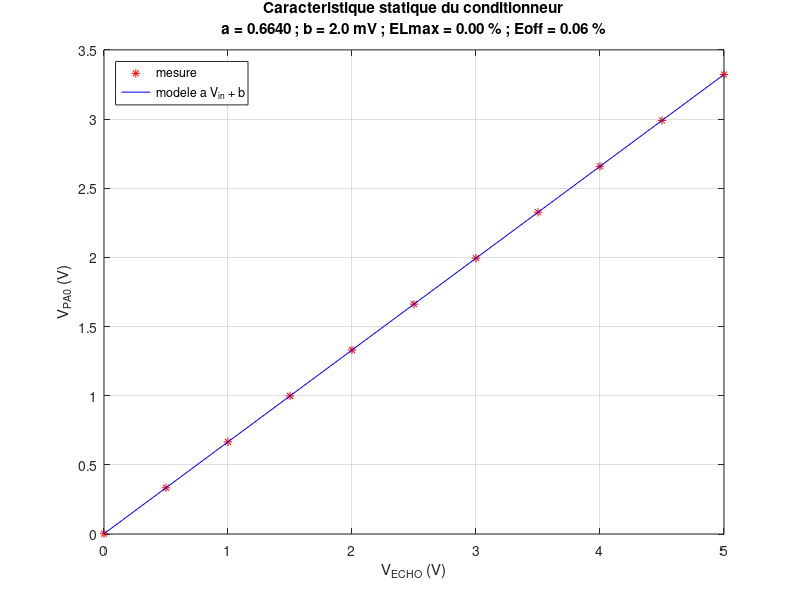
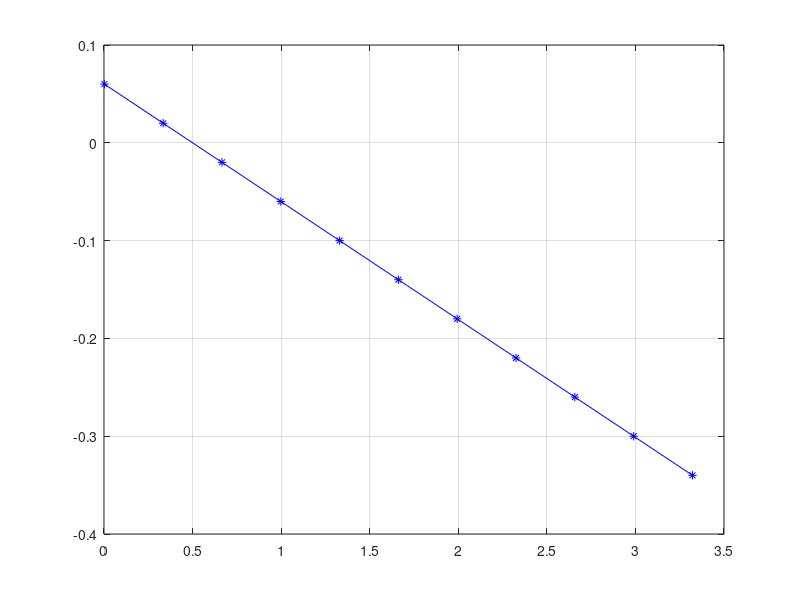

MATLAB code to generate these figures, in order: (Note: this script raises an error after producing the figures.)
clear; clc; close all; rng(7);
set(0, 'DefaultFigurePosition', [100 100 780 480]);

Vcc  = 5;
R1   = 10e3;  R2 = 20e3;
N    = 12;    Nmax = 2^N - 1;
Vref_pcb = 3.3;
Vref_sim = 5.0;
GBW  = 1e6;
SR   = 0.5e6;
Cp   = 20e-12;
Tconv = (55.5+12.5)/12e6;
kModele = 58;
SEUIL = 1000;
v = @(T) 331.3 + 0.606*T;

Vini  = (0:0.5:5)';
R1m = 10.06e3;  R2m = 19.88e3;
Voff = 2e-3;
Voutmi = round((Vini*R2m/(R1m+R2m) + Voff)*1e3)/1e3;
Ncode  = min(round(Voutmi/Vref_pcb*Nmax), Nmax);
Vcalth = Vcc*R2/(R1+R2);
Gn     = Vcalth/Vcc;
Vthi   = Gn*Vini;
Eigm  = (Voutmi - Vthi)/Vcalth;
Egmax = max(abs(Eigm))*100;
p = polyfit(Vini, Voutmi, 1);   a1 = p(1);   b1 = p(2);
Voutmodi = polyval(p, Vini);
Eli   = (Voutmi - Voutmodi)/Vcalth*100;
ELmax = max(abs(Eli));
Eoff  = b1/Vcalth*100;
Sgi   = diff(Voutmi)./diff(Vini);
Sgmoy = sum(Sgi)/(length(Voutmi)-1);
fprintf('\n=== PARTIE 1 : conditionneur (pont diviseur + suiveur) ===\n');
fprintf('Gn theorique = %.4f | a = %.4f | b = %.2f mV | Sgmoy = %.4f V/V\n', Gn, a1, b1*1e3, Sgmoy);
fprintf('Egmax = %.2f %% | ELmax = %.3f %% | Eoff = %.3f %%\n', Egmax, ELmax, Eoff);

figure(1); plot(Vini, Voutmi, 'r*', Vini, Voutmodi, 'b-'); grid on;
xlabel('V_{ECHO} (V)'); ylabel('V_{PA0} (V)'); legend('mesure','modele a V_{in} + b','Location','northwest');
title({'Caracteristique statique du conditionneur', ...
       sprintf('a = %.4f ; b = %.1f mV ; ELmax = %.2f %% ; Eoff = %.2f %%', a1, b1*1e3, ELmax, Eoff)});
figure(2); plot(Voutmi, Eigm*100, 'b*-'); grid on; yline(0,'k:');
xlabel('V_{PA0} (V)'); ylabel('Eigm (%)'); title(sprintf('Erreur de gain : Egmax = %.2f %%', Egmax));
figure(3); plot(Voutmi(1:end-1), Sgi, 'r*-'); grid on; yline(Gn,'k--','Gn theorique');
xlabel('V_{PA0} (V)'); ylabel('Sgi (V/V)'); title(sprintf('Sensibilite : Sgmoy = %.4f V/V', Sgmoy));

Ie  = [0 10 20 25 30 40 50 60 80 100]';
cal_T = 100;
VLM = 10e-3*Ie;
Nc  = round(VLM/Vref_sim*Nmax);
Im_av = Nc*(3300/Nmax)/10;
Im_ap = Nc*(5000/Nmax)/10;
dT_av = Im_av - Ie;   dT_ap = Im_ap - Ie;
ok = Ie > 0;
er_av = dT_av(ok)./Im_av(ok)*100;
Eps_av = dT_av/cal_T*100;   Eps_ap = dT_ap/cal_T*100;
Cl_av = max(abs(Eps_av));   Cl_ap = max(abs(Eps_ap));
Scap = 10e-3;
SCAN_pcb = Nmax/Vref_pcb;   SCAN_sim = Nmax/Vref_sim;
Sg_pcb = Scap*SCAN_pcb;     Sg_sim = Scap*SCAN_sim;
pT = polyfit(Ie, Nc, 1);
fprintf('\n=== PARTIE 2 : chaine de temperature ===\n');
fprintf('Sg = %.2f codes/degC (Vref 3,3 V) | %.2f codes/degC (Vref 5 V) | pente mesuree = %.2f\n', Sg_pcb, Sg_sim, pT(1));
fprintf('Avant correction : erreur de gain %.1f %% | Cl = %.1f %%\n', mean(dT_av(ok)./Ie(ok))*100, Cl_av);
fprintf('Apres correction : dTmax = %.3f degC | Cl = %.3f %%\n', max(abs(dT_ap)), Cl_ap);

figure(4); plot(Ie, Im_av, 'r*-', Ie, Im_ap, 'b*-', Ie, Ie, 'k--'); grid on;
xlabel('Ie : temperature etalon (degC)'); ylabel('Im : indication (degC)');
legend('Vref = 3,3 V dans le code','Vref = 5 V (corrige)','droite ideale','Location','northwest');
title({'Courbe d''etalonnage de la chaine de temperature', ...
       sprintf('Cl avant correction = %.1f %% ; apres = %.2f %%', Cl_av, Cl_ap)});

Ied = [10 20 50 100 150 200 300 400]';
cal_D = 400;
T0  = 25;
jit = Tconv*1e6*(rand(size(Ied)) - rand(size(Ied)));
kT  = 20000/v(T0);
ImA = (Ied*kModele + jit)*v(T0)/20000;
ImB = (Ied*kT      + jit)*v(T0)/20000;
dA = ImA - Ied;  dB = ImB - Ied;
erA = dA./ImA*100;  erB = dB./ImB*100;
ClA = max(abs(dA/cal_D*100));  ClB = max(abs(dB/cal_D*100));
SmoyA = sum(diff(ImA)./diff(Ied))/(length(Ied)-1);
fprintf('\n=== PARTIE 3 : chaine de distance (T = %d degC) ===\n', T0);
fprintf('A (58 us/cm) : Smoy = %.4f | dmax = %.2f cm | Cl = %.2f %%\n', SmoyA, max(abs(dA)), ClA);
fprintf('B (%.2f us/cm) : dmax = %.3f cm | Cl = %.3f %%\n', kT, max(abs(dB)), ClB);

Tl = [0 10 20 30 40]';  d0 = 100;
jit2 = Tconv*1e6*(rand(size(Tl)) - rand(size(Tl)));
kTl  = 20000./v(Tl);
tt   = d0*kTl + jit2;
d_comp = tt.*v(Tl)/20000;
d_fixe = tt.*v(20)/20000;
fprintf('Compensation (d = %d cm) : erreur max sans = %.2f cm | avec = %.3f cm\n', d0, ...
        max(abs(d_fixe-d0)), max(abs(d_comp-d0)));

figure(5); tiledlayout(1,2,'TileSpacing','compact');
nexttile; plot(Ied, ImA, 'r*-', Ied, ImB, 'b*-', Ied, Ied, 'k--'); grid on;
xlabel('Ie (cm)'); ylabel('Im (cm)'); title('Courbe d''etalonnage'); legend('A : 58 us/cm','B : adapte','ideale','Location','northwest');
nexttile; plot(Ied, dA, 'r*-', Ied, dB, 'b*-'); grid on; yline(0,'k:');
xlabel('Ie (cm)'); ylabel('\Delta d = Im - Ie (cm)'); title(sprintf('Cl A = %.2f %% ; Cl B = %.3f %%', ClA, ClB));
figure(6); plot(Tl, d_fixe-d0, 'r*-', Tl, d_comp-d0, 'b*-'); grid on; yline(0,'k:');
xlabel('Temperature T (degC)'); ylabel('erreur de distance (cm)'); legend('sans compensation','avec compensation LM35');
title('Compensation en temperature (d = 100 cm)');

Rth = R1*R2/(R1+R2);   f1 = 1/(2*pi*Rth*Cp);   f2 = GBW;
f   = logspace(2, 8, 600);
H   = Gn ./ ((1+1j*f/f1).*(1+1j*f/f2));
Gb1 = 20*log10(abs(H));   ph = angle(H)*180/pi;
G0  = 20*log10(Gn);
i3  = find(Gb1 <= G0-3, 1);
fc  = 10^(log10(f(i3-1)) + (G0-3-Gb1(i3-1))/(Gb1(i3)-Gb1(i3-1))*(log10(f(i3))-log10(f(i3-1))));
phc = interp1(log10(f), ph, log10(fc));
pente = (interp1(log10(f),Gb1,8) - interp1(log10(f),Gb1,7));
tau1 = 1/(2*pi*f1);   tau2 = 1/(2*pi*f2);
ts = (0:1e-9:10e-6)';
ys = 1 - (tau1*exp(-ts/tau1) - tau2*exp(-ts/tau2))/(tau1 - tau2);
t10 = ts(find(ys>=0.1,1));  t90 = ts(find(ys>=0.9,1));  tr = t90 - t10;
Vh  = min(Vcalth, Vcc-1.5);
yS  = suiveur(Vh*ones(size(ts)), 1e-9, tau2, SR, 0);
tS10 = ts(find(yS>=0.1*Vh,1));  tS90 = ts(find(yS>=0.9*Vh,1));  trS = tS90 - tS10;
tmin = 2*kModele;
dtS  = (Vh - 2*SEUIL*Vref_pcb/Nmax)/SR;
ddS  = v(T0)*dtS/2*1e3;
fprintf('\n=== PARTIE 4 : Bode et reponse temporelle ===\n');
fprintf('Erreur de pente (slew rate) : %.2f us soit %.2f mm\n', dtS*1e6, ddS);
fprintf('G0 = %.2f dB | f1 = %.0f kHz | f2 = %.0f kHz | fc(-3 dB) = %.0f kHz | phase(fc) = %.0f deg | pente = %.0f dB/dec\n', ...
        G0, f1/1e3, f2/1e3, fc/1e3, phc, pente);
fprintf('tau1 = %.0f ns | tau2 = %.0f ns | tr (petits signaux) = %.0f ns | tr (slew rate, %.2f V) = %.2f us | echo min = %d us\n', ...
        tau1*1e9, tau2*1e9, tr*1e9, Vh, trS*1e6, tmin);

figure(7); tiledlayout(2,1,'TileSpacing','compact');
nexttile; semilogx(f, Gb1, 'b', 'LineWidth',1.6); grid on;
yline(G0-3,'r--','G0 - 3 dB','LabelHorizontalAlignment','left'); xline(fc,'k:');
ylabel('Gb1 = 20 log|H| (dB)'); title({'Diagramme de Bode du conditionneur', ...
       sprintf('G0 = %.2f dB ; fc = %.0f kHz ; pente %.0f dB/decade', G0, fc/1e3, pente)});
nexttile; semilogx(f, ph, 'b', 'LineWidth',1.6); grid on; xline(fc,'k:');
xlabel('f (Hz)'); ylabel('phase (deg)');
figure(8); plot(ts*1e6, ys*Vh, 'b--', ts*1e6, yS, 'r', 'LineWidth',1.5); grid on; xlim([0 10]);
xlabel('t (us)'); ylabel('V_{PA0} (V)'); legend('lineaire (petits signaux)','avec slew rate (3,33 V)','Location','southeast');
title({'Reponse a un echelon du conditionneur', ...
       sprintf('tr = %.0f ns (lineaire) ; %.2f us (avec slew rate)', tr*1e9, trS*1e6)});

Rcan_pcb = Vref_pcb/Nmax*1e3;   Rcan_sim = Vref_sim/Nmax*1e3;
RT_pcb   = Vref_pcb/Nmax/Scap;
Nt = (cal_D*kModele)/(Tconv*1e6);   Rdist = cal_D/Nt;
fprintf('\n=== PARTIE 5 : resolution et incertitude ===\n');
fprintf('R(CAN) = %.3f mV (3,3 V) / %.3f mV (5 V) | R(T) = %.3f degC | R(distance) = %.3f cm\n', ...
        Rcan_pcb, Rcan_sim, RT_pcb, Rdist);
k = 2;  nrep = 10;  dtab = [50 100 200 400]';
uT = 0.5/sqrt(3);   umod = 0.3/sqrt(3);
res = zeros(numel(dtab), 6);  txt = strings(numel(dtab),1);
for q = 1:numel(dtab)
    dd = dtab(q);
    mi = (dd*kT + Tconv*1e6*(rand(nrep,1)-rand(nrep,1)))*v(T0)/20000;
    mbar = mean(mi);  sA = std(mi);  uA = sA/sqrt(nrep);  UA = k*uA;
    dDdT = 0.606*(dd*kT)/20000;
    uB = sqrt((dDdT*uT)^2 + umod^2);  UB = k*uB;
    U  = sqrt(UA^2 + UB^2);
    res(q,:) = [dd mbar sA UA UB U];
    txt(q) = fmtU(mbar, U);
    fprintf('d = %3d cm : m = %.3f | sA = %.3f | UA = %.3f | UB = %.3f | U = %.2f -> d = %s cm\n', ...
            dd, mbar, sA, UA, UB, U, txt(q));
end

for n = 1:8
    exportgraphics(figure(n), sprintf('cr_fig%d.png', n), 'Resolution', 130);
end
R.part1 = struct('Vini',Vini,'Voutmi',Voutmi,'Ncode',Ncode,'Vthi',Vthi,'Eigm',Eigm*100,'Voutmodi',Voutmodi, ...
    'Gn',Gn,'Vcalth',Vcalth,'a1',a1,'b1',b1,'Egmax',Egmax,'ELmax',ELmax,'Eoff',Eoff,'Sgmoy',Sgmoy,'Eli',Eli);
R.part2 = struct('Ie',Ie,'Nc',Nc,'Im_av',Im_av,'Im_ap',Im_ap,'dT_av',dT_av,'dT_ap',dT_ap,'Cl_av',Cl_av,'Cl_ap',Cl_ap, ...
    'Sg_pcb',Sg_pcb,'Sg_sim',Sg_sim,'pente',pT(1),'Scap',Scap,'SCAN_pcb',SCAN_pcb,'SCAN_sim',SCAN_sim);
R.part3 = struct('Ied',Ied,'ImA',ImA,'ImB',ImB,'dA',dA,'dB',dB,'erA',erA,'erB',erB,'ClA',ClA,'ClB',ClB,'SmoyA',SmoyA,'kT',kT, ...
    'Tl',Tl,'kTl',kTl,'d_fixe',d_fixe,'d_comp',d_comp);
R.part4 = struct('G0',G0,'f1',f1,'f2',f2,'fc',fc,'phc',phc,'pente',pente,'tau1',tau1,'tau2',tau2,'tr',tr,'trS',trS,'tmin',tmin,'Vh',Vh,'Rth',Rth,'dtS',dtS,'ddS',ddS);
R.part5 = struct('Rcan_pcb',Rcan_pcb,'Rcan_sim',Rcan_sim,'RT_pcb',RT_pcb,'Rdist',Rdist,'res',res,'txt',txt);
fid = fopen('resultats.json','w'); fwrite(fid, jsonencode(R)); fclose(fid);

function y = suiveur(x, dt, tau, SR, y0)
y = zeros(size(x));  y(1) = y0;
for k = 2:numel(x)
    dy = (x(k-1) - y(k-1))*dt/tau;
    dy = max(min(dy, SR*dt), -SR*dt);
    y(k) = y(k-1) + dy;
end
end

function s = fmtU(m, U)
nd = max(0, 1 - floor(log10(U)));
s = sprintf('%.*f +/- %.*f', nd, m, nd, U);
end
